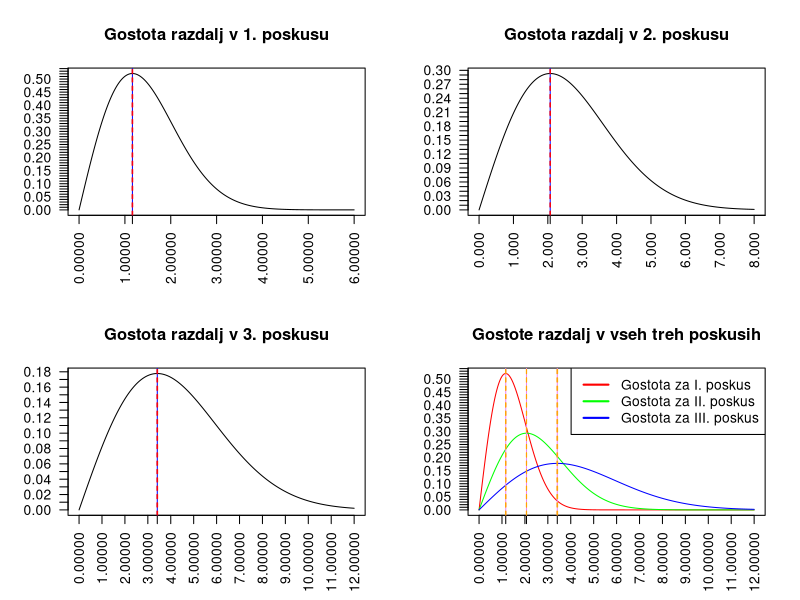

This chart was generated by the following R code:
#Nastavimo mesto datoteke (Po potrebi spremenite na mesto, kamor ste shranili datoteke)
#Npr. setwd("C:/Users/Uporabnik/Documents/GitHub/STAT")

#Naložimo podatke eksperimentov
kratki <- read.csv("Kromatin_kratki.csv")
srednji <- read.csv("Kromatin_srednji.csv")
dolgi <- read.csv("Kromatin_dolgi.csv")

#Za cenilko, ki smo jo pridobili po metodi momentov, izračunamo numerične približke

#Prvi eksperiment
n1 <- nrow(kratki)
x1 <- kratki[, 1]
t1 <- sqrt(2/pi)*mean(x1)

SE1 <- sqrt((4 - pi)/(n1^2 * pi))*t1

#Drugi eksperiment
n2 <- nrow(srednji)
x2 <- srednji[, 1]
t2 <- sqrt(2/pi)*mean(x2)

SE2 <- sqrt((4 - pi)/(n2^2 * pi))*t2

#Tretji eksperiment
n3 <- nrow(dolgi)
x3 <- dolgi[, 1]
t3 <- sqrt(2/pi)*mean(x3)

SE3 <- sqrt((4 - pi)/(n3^2 * pi))*t3

#Zapišimo ocenjene gostote porazdelitve

gostota <- function(y, t) {
# y je vektor razdalj, t skalarni parameter
	if(t != 0) {
		b <- rep(0, length(y)) #vektor v katerega hranimo rezultate
		for (i in 1:length(y)){
			if(y[i] >0){
				b[i] <- y[i]/(t)^2 * exp(- (y[i]^2) / (2*(t)^2))
			}
			else {
				b[i] <- 0
			}
		}
	}
	return(b)
}

gost1 <- function(r) {
	gostota(r, t1)
}

gost2 <- function(r) {
	gostota(r, t2)
}

gost3 <- function(r) {
	gostota(r, t3)
}

#Za vsak eksperiment še narišemo gostoto porazdelitve

par(mfrow=c(2, 2))

xk <- sort(c(seq(0, 6, 0.001), t1-SE1, t1, t1+SE1))
xs <- sort(c(seq(0, 8, 0.001), t2-SE2, t2, t2+SE2))
xd <- sort(c(seq(0, 12, 0.001), t3-SE3, t3, t3+SE3))

xa <- sort(c(xd, t1-SE1, t1, t1+SE1, t2-SE2, t2, t2+SE2))

plot(xk, gost1(xk), type="l", main="Gostota razdalj v 1. poskusu", xaxt= "n", yaxt = "n", xlab = "", ylab="")
axis(1, at = sort(c(seq(0, 6, 1), round(t1, 5))), las=2)
axis(2, at = seq(0, 0.6, 0.01), las=2)
abline(v = t1, col = "blue")
abline(v = t1-SE1, col = "red", lty = 2, lwd=1)
abline(v = t1+SE1, col = "red", lty = 2, lwd=1)

plot(xs, gost2(xs), type="l", main="Gostota razdalj v 2. poskusu", xaxt= "n", yaxt = "n", xlab = "", ylab="")
axis(1, at = sort(c(seq(0, 10, 1), round(t2, 5))), las=2)
axis(2, at = seq(0, 0.3, 0.01), las=2)
abline(v = t2, col = "blue")
abline(v = t2-SE2, col = "red", lty = 2, lwd=1)
abline(v = t2+SE2, col = "red", lty = 2, lwd=1)

plot(xd, gost3(xd), type="l", main="Gostota razdalj v 3. poskusu", xaxt = "n", yaxt = "n", xlab = "", ylab="")
axis(1, at = sort(c(seq(0, 12, 1), round(t3, 5))), las=2)
axis(2, at = seq(0, 0.2, 0.01), las=2)
abline(v = t3, col = "blue")
abline(v = t3-SE3, col = "red", lty = 2, lwd=1)
abline(v = t3+SE3, col = "red", lty = 2, lwd=1)

plot(xa, gost1(xa), type="l", main="Gostote razdalj v vseh treh poskusih", xaxt= "n", yaxt = "n", xlab = "", ylab = "", col="red")
axis(1, at = sort(c(seq(0, 12, 1), round(t1, 5), round(t2, 5), round(t3, 5))), las=2)
axis(2, at = seq(0, 0.6, 0.01), las=2)
lines(xa, gost2(xa), type="l", col="green")
lines(xa, gost3(xa), type="l", col="blue")

abline(v = t1, col = "violet")
abline(v = t1-SE1, col = "orange", lty = 2, lwd=1)
abline(v = t1+SE1, col = "orange", lty = 2, lwd=1)

abline(v = t2, col = "violet")
abline(v = t2-SE2, col = "orange", lty = 2, lwd=1)
abline(v = t2+SE2, col = "orange", lty = 2, lwd=1)

abline(v = t3, col = "violet")
abline(v = t3-SE3, col = "orange", lty = 2, lwd=1)
abline(v = t3+SE3, col = "orange", lty = 2, lwd=1)

legend(x="topright", legend=c("Gostota za I. poskus", "Gostota za II. poskus", "Gostota za III. poskus"), col = c("red", "green", "blue"), lwd=2)


cat("Približek za theta v prvem eksperimentu je", t1, ".")
cat("Standardna napaka v njem pa znaša",SE1, ".")

cat("Približek za theta v drugem eksperimentu je", t2, ".")
cat("Standardna napaka v njem znaša", SE2, ".")

cat("Približek za theta v tretjem eksperimentu je", t3, ".")
cat("Standardna napaka v njem znaša ", SE3, ".")
